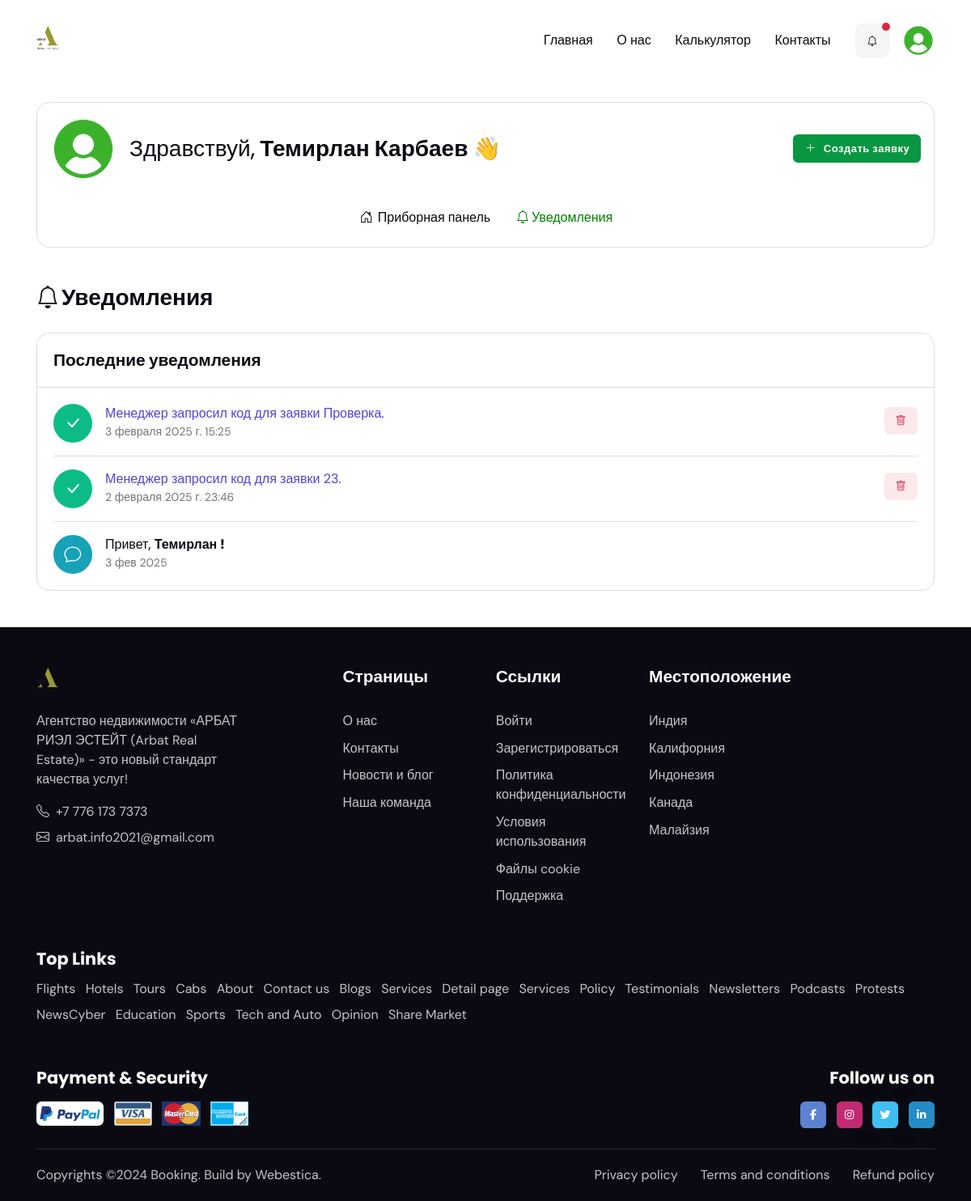
The page /notifications/ (signed in) on the database its author committed.
### users/models.py (models this page shows, shortened)
class CustomUser(AbstractUser):
    USER_ROLES = (
        ('realtor', 'Риелтор'),
        ('manager', 'Менеджер'),
    )
    username = None  # Удаляем стандартное поле username
    phone_number = models.CharField(
        max_length=25,
        unique=True,
        verbose_name="Номер телефона"
    )
    email = models.EmailField(blank=True)
    date_of_birth = models.DateField(
        verbose_name="Дата рождения",
        blank=True,
        null=True,
    )
    photo = models.ImageField(upload_to='user_photos/', blank=True, verbose_name="Фотография")
    role = models.CharField(choices=USER_ROLES, blank=False, default='realtor' ,max_length=255)
    USERNAME_FIELD = 'phone_number'
    REQUIRED_FIELDS = []
    objects = CustomUserManager()

### notifications/models.py (models this page shows, shortened)
class Notification(models.Model):
    NOTIFICATION_TYPES = (
        ('code_requested', 'Запрос кода'),
        ('code_confirmed', 'Подтверждение кода'),
        ('new_application', 'Новая заявка'),
    )
    user = models.ForeignKey(get_user_model(), on_delete=models.CASCADE, related_name='notifications')
    notification_type = models.CharField(max_length=50, choices=NOTIFICATION_TYPES)
    message = models.TextField()
    created_at = models.DateTimeField(auto_now_add=True)
    is_read = models.BooleanField(default=False)

### notifications/views.py (the view)
# urls.py: path('', NotificationsPageView.as_view(), name='index'),
class NotificationsPageView(LoginRequiredMixin, View):
    template_name = 'notifications/index.html'
    def get(self, request):
        notifications = Notification.objects.filter(user=request.user).order_by('-created_at')
        context = {
            'notifications': notifications
        }
        return render(request, self.template_name, context)

### templates/notifications/index.html (shortened to what this page needs)
{% extends 'app/base.html' %}
{% load static widget_tweaks %}
{% block content %}
<main>
    <section class="pt-4">
        <div class="container">
            <div class="card rounded-3 border p-3 pb-2">
                <div class="d-sm-flex align-items-center">
                    <div class="avatar avatar-xl mb-2 mb-sm-0">
                        <img class="avatar-img rounded-circle"
                             src="{% if user.photo %} {{ user.photo.url }} {% else %} {% static 'website/images/user.png' %}{% endif %}"
                             alt="">
                    </div>
                    <h4 class="mb-2 mb-sm-0 ms-sm-3"><span class="fw-light">{% if user.first_name %} Здравствуй,</span>
                        {{ user.first_name }} {{ user.last_name }} 👋 {% else %} <a
                                style="color: black; font-size: 25px; text-decoration: underline;"
                                href="{% url 'users:profile' %}">Заполните свои данные!</a>{% endif %}</h4>
                    <a href="{% url 'realtors:create-request' %}" class="btn btn-sm mb-0 ms-auto flex-shrink-0"
                       style="background-color: #099642; color: white;"><i
                            class="bi bi-plus-lg fa-fw me-2"></i>Создать заявку</a>
                </div>
                <div class="offcanvas-xl offcanvas-end mt-xl-3" tabindex="-1" id="dashboardMenu">
                    <div class="offcanvas-body p-3 p-xl-0" style="justify-content: center;">
                        <div class="navbar navbar-expand-xl">
                            <ul class="navbar-nav navbar-offcanvas-menu">
                                <li class="nav-item"><a class="nav-link"
                                                        href="{% if user.role == 'manager' %}{% url 'managers:index' %}{% elif user.role == 'realtor' %}{% url 'realtors:index' %}{% else %}Error{% endif %}"><i
                                        class="bi bi-house-door fa-fw me-1"></i>Приборная панель</a></li>
                                <li><a class="nav-link active" href="{% url 'notifications:index' %}"><i
                                        class="bi bi-bell" style="margin-right: 3px;"></i>Уведомления</a>
                                </li>
                            </ul>
                        </div>
                    </div>
                </div>
            </div>
        </div>
    </section>
    <section class="pt-0">
        <div class="container vstack gap-4">
            <div class="row">
                <div class="col-12">
                    <h1 class="fs-4 mb-0"><i class="bi bi-bell" style="margin-right: 3px;"></i>Уведомления</h1>
                </div>
            </div>
            <div class="row">
                <div class="col-12">
                    <div class="card border">
                        <div class="card-header border-bottom">
                            <h5 class="card-header-title">Последние уведомления</h5>
                        </div>
                        <div class="card-body">
                            {% if notifications %}
                            {% for notification in notifications %}
                            <div class="d-sm-flex justify-content-between align-items-center"
                                 id="notification-{{ notification.id }}">
                                <div class="d-flex align-items-sm-center me-4 ms-sm-0">
                                    <div class="avatar flex-shrink-0">
                                        <div class="avatar-img rounded-circle text-bg-success">
                                            <span class="position-absolute top-50 start-50 translate-middle fw-bold"><i
                                                    class="bi bi-check-lg fs-5"></i></span>
                                        </div>
                                    </div>
                                    <div class="ms-3">
                                        <h6 class="fw-light m-0"><a href="" class="text-primary">{{ notification.message }}</a></h6>
                                        <small>{{ notification.created_at }}</small>
                                    </div>
                                </div>
                                <div class="d-flex gap-2 mt-2 mt-sm-0">
                                    <a href="#" class="btn btn-sm btn-danger-soft delete-notification"
                                       data-id="{{ notification.id }}"><i class="bi bi-trash"></i></a>
                                </div>
                            </div>
                            <hr>
                            {% endfor %}
                            {% else %}
                            <p>У вас нет уведомлений.</p>
                            <hr>
                            {% endif %}
                            <div class="d-sm-flex justify-content-between align-items-center">
                                <div class="d-flex align-items-sm-center me-4 ms-sm-0">
                                    <div class="avatar flex-shrink-0">
                                        <div class="avatar-img rounded-circle text-bg-info">
                                                <span class="position-absolute top-50 start-50 translate-middle fw-bold"><i
                                                        class="bi bi-chat fs-5"></i></span>
                                        </div>
                                    </div>
                                    <div class="ms-3">
                                        <h6 class="fw-light m-0">Привет, <span
                                                class="fw-bold">{{ user.first_name }} !</span></h6>
                                        <small class="me-3">3 фев 2025</small>
                                    </div>
                                </div>
                            </div>
                        </div>
                    </div>
                </div>
            </div>
        </div>
    </section>
</main>
{% endblock %}

### rows shown on the page
CustomUser: first_name "Темирлан", last_name "Карбаев"
Notification: message "Менеджер запросил код для заявки Проверка.", created_at "3 февраля 2025 г. 15:25"
Notification: message "Менеджер запросил код для заявки 23.", created_at "2 февраля 2025 г. 23:46"
